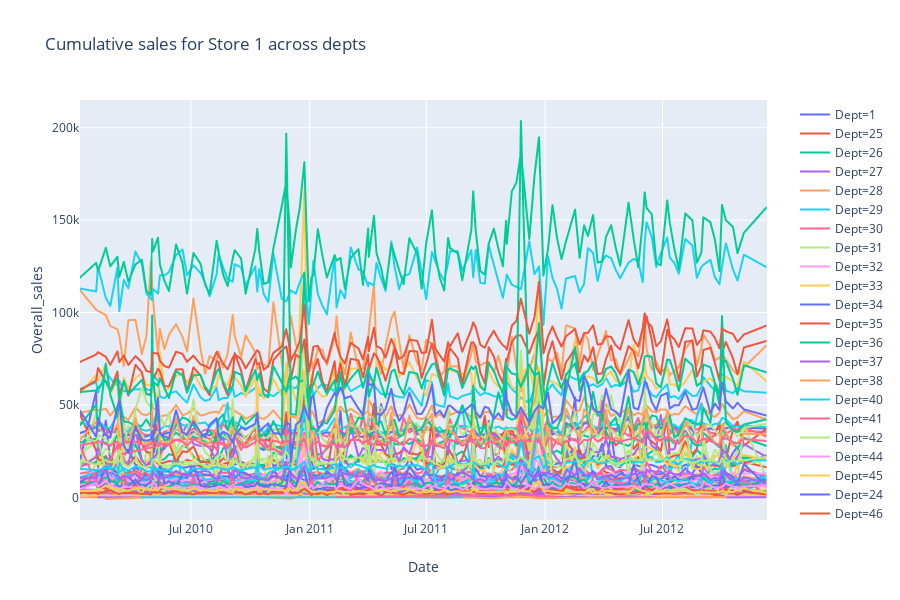

Notebook cell for this chart:
### Code cell
fig_store1_overall_sales = px.line(store1_overall_sales, x="Date", y="Overall_sales", color='Dept', title='Cumulative sales for Store 1 across depts')
fig_store1_overall_sales.show()
